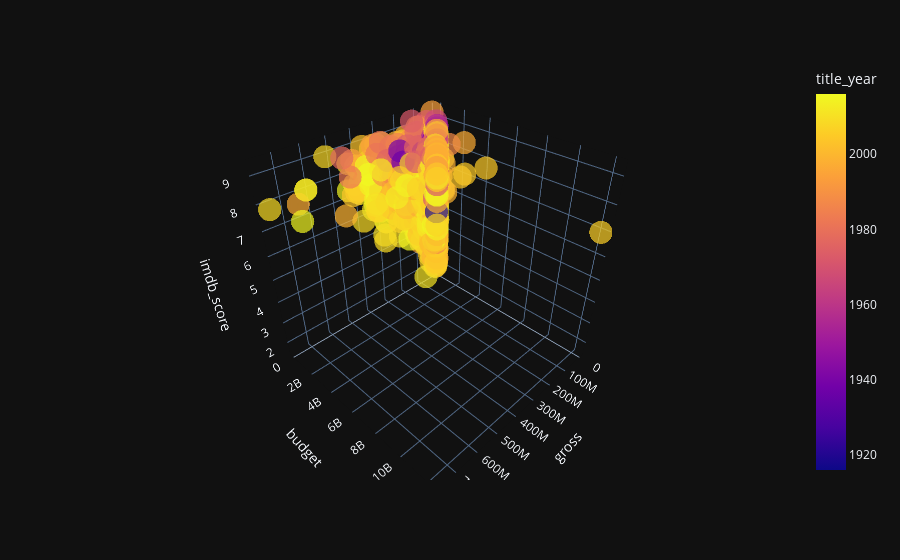

The notebook cell this image was saved under:
### Code cell
fig = px.scatter_3d(NumDf, x='gross', y='budget', z='imdb_score',
                   color='title_year', opacity=0.7,template='plotly_dark')
fig.show()

### Figure 1 — Plotly figure (JSON) as saved in the notebook; plotly's stock layout.template omitted (floating-point values rounded to 4 significant figures; data arrays with more than 128 entries replaced by an {"elided": "..."} marker saying what was removed)
{"data": [{"hovertemplate": "gross=%{x}<br>budget=%{y}<br>imdb_score=%{z}<br>title_year=%{marker.color}<extra></extra>", "legendgroup": "", "marker": {"color": {"elided": "5043 int values"}, "coloraxis": "coloraxis", "opacity": 0.7, "symbol": "circle"}, "mode": "markers", "name": "", "scene": "scene", "showlegend": false, "type": "scatter3d", "x": {"elided": "5043 int values"}, "y": {"elided": "5043 int values"}, "z": {"elided": "5043 float values"}}], "layout": {"coloraxis": {"colorbar": {"title": {"text": "title_year"}}, "colorscale": [[0, "#0d0887"], [0.1111, "#46039f"], [0.2222, "#7201a8"], [0.3333, "#9c179e"], [0.4444, "#bd3786"], [0.5556, "#d8576b"], [0.6667, "#ed7953"], [0.7778, "#fb9f3a"], [0.8889, "#fdca26"], [1, "#f0f921"]]}, "legend": {"tracegroupgap": 0}, "margin": {"t": 60}, "scene": {"domain": {"x": [0, 1], "y": [0, 1]}, "xaxis": {"title": {"text": "gross"}}, "yaxis": {"title": {"text": "budget"}}, "zaxis": {"title": {"text": "imdb_score"}}}}}
